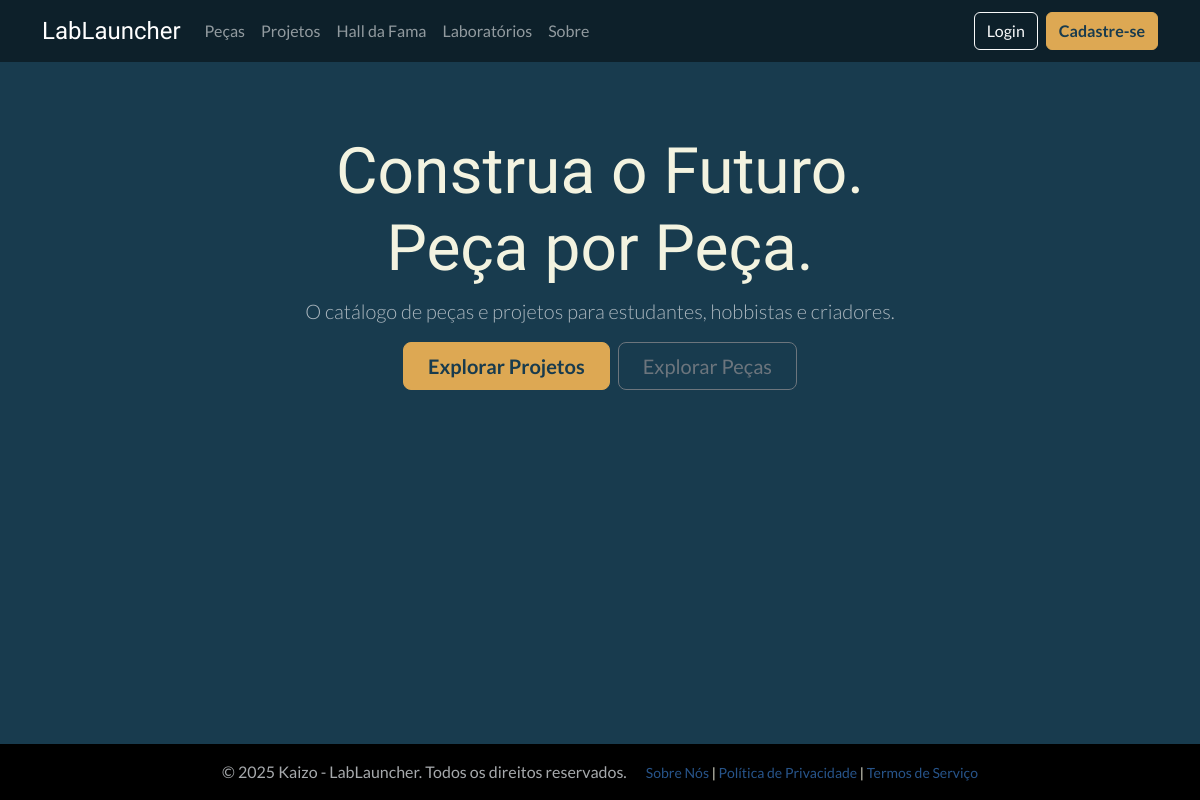
The app's page /, older data.
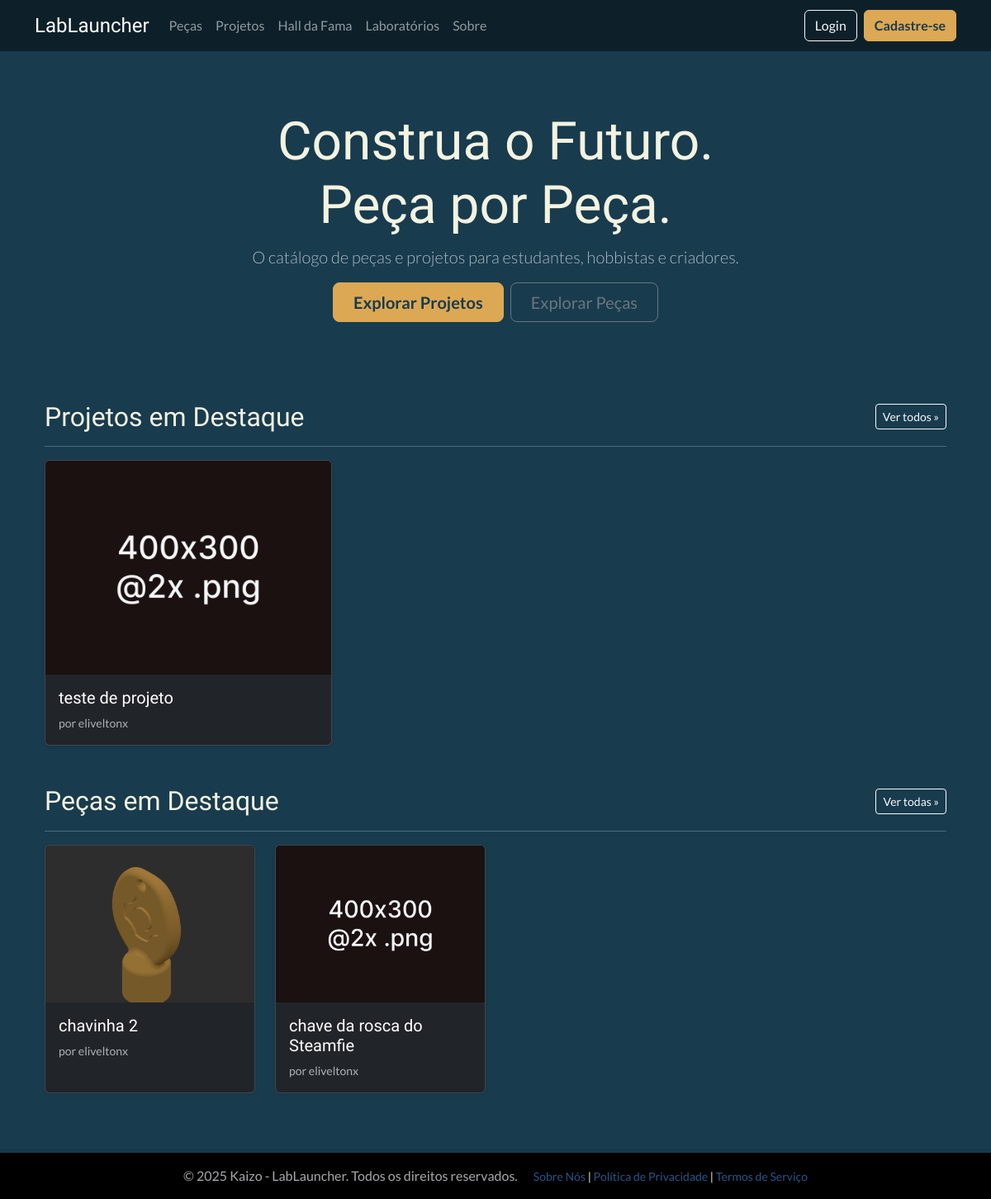
The same page, newer data.
### catalog/models.py (models this page shows, shortened)
class Project(models.Model):
    STATUS_CHOICES = (('in_review', 'Em Revisão'), ('approved', 'Aprovado'), ('rejected', 'Rejeitado'))
    thumbnail = models.ImageField(
        upload_to='part_thumbnails/', # Pasta dentro de 'media' onde as imagens serão salvas
        storage=storage_para_usar,
        verbose_name='Thumbnail',
        null=True, # O campo é opcional
        blank=True # O campo pode ser deixado em branco no formulário
    )
    is_hall_of_fame = models.BooleanField(default=False, verbose_name="Destaque (Hall da Fama)")
    title = models.CharField(max_length=255, verbose_name='Título do Projeto')
    description = RichTextUploadingField(verbose_name='Descrição Detalhada')
    author = models.ForeignKey(settings.AUTH_USER_MODEL, on_delete=models.SET_NULL, null=True, verbose_name='Autor')
    category = models.ForeignKey(ProjectCategory, on_delete=models.SET_NULL, null=True, verbose_name='Categoria do Projeto')
    parts_used = models.ManyToManyField(Part, blank=True, verbose_name='Peças Utilizadas')
    status = models.CharField(max_length=10, choices=STATUS_CHOICES, default='in_review', verbose_name='Status')
    created_at = models.DateTimeField(auto_now_add=True, verbose_name='Data de Criação')
    updated_at = models.DateTimeField(auto_now=True, verbose_name='Última Atualização')
    class Meta:
        verbose_name = 'Projeto'
        verbose_name_plural = 'Projetos'
        ordering = ['-created_at']
    def get_absolute_url(self):
        return reverse('catalog:project-detail', kwargs={'pk': self.pk})

class Part(models.Model):
    STATUS_CHOICES = (('in_review', 'Em Revisão'), ('approved', 'Aprovado'), ('rejected', 'Rejeitado'))
    thumbnail = models.ImageField(
        upload_to='part_thumbnails/', # Pasta dentro de 'media' onde as imagens serão salvas
        storage=storage_para_usar,
        verbose_name='Thumbnail',
        null=True, # O campo é opcional
        blank=True # O campo pode ser deixado em branco no formulário
    )
    is_hall_of_fame = models.BooleanField(default=False, verbose_name="Destaque (Hall da Fama)")
    name = models.CharField(max_length=200, verbose_name='Nome da Peça')
    description = models.TextField(verbose_name='Descrição')
    category = models.ForeignKey(PartCategory, on_delete=models.SET_NULL, null=True, verbose_name='Categoria da Peça')
    author = models.ForeignKey(settings.AUTH_USER_MODEL, on_delete=models.SET_NULL, null=True, verbose_name='Autor')
    stl_file = models.FileField(upload_to='parts_stl/', storage=storage_para_usar, verbose_name='Arquivo STL')
    camera_pos_x = models.FloatField(null=True, blank=True, verbose_name="Câmera Posição X")
    camera_pos_y = models.FloatField(null=True, blank=True, verbose_name="Câmera Posição Y")
    camera_pos_z = models.FloatField(null=True, blank=True, verbose_name="Câmera Posição Z")
    status = models.CharField(max_length=10, choices=STATUS_CHOICES, default='in_review', verbose_name='Status')
    created_at = models.DateTimeField(auto_now_add=True, verbose_name='Data de Criação')
    updated_at = models.DateTimeField(auto_now=True, verbose_name='Última Atualização')
    class Meta:
        verbose_name = 'Peça'
        verbose_name_plural = 'Peças'
        ordering = ['-created_at']
    def get_absolute_url(self):
        return reverse('catalog:part-detail', kwargs={'pk': self.pk})

### users/models.py (models this page shows, shortened)
class CustomUser(AbstractUser):
    profile_picture = models.ImageField(
        upload_to='profile_pics/',
        storage=storage_para_usar,
        null=True,
        blank=True,
        verbose_name='Foto do Perfil'
    )
    is_approved = models.BooleanField(
        default=False,
        verbose_name='Aprovado pela Curadoria',
        help_text='Indica se o usuário foi aprovado para acessar o conteúdo.'
    )
    groups = models.ManyToManyField(
        Group,
        verbose_name='groups',
        blank=True,
        help_text='The groups this user belongs to. A user will get all permissions granted to each of their groups.',
        related_name="customuser_set", # Nome único para o acesso reverso
        related_query_name="user",
    )
    user_permissions = models.ManyToManyField(
        Permission,
        verbose_name='user permissions',
        blank=True,
        help_text='Specific permissions for this user.',
        related_name="customuser_set", # Nome único para o acesso reverso
        related_query_name="user",
    )

### pages/views.py (the view)
# urls.py: path('', home_view, name='home'),
def home_view(request):
    featured_projects = Project.objects.filter(is_hall_of_fame=True, status='approved').order_by('-created_at')[:3]
    featured_parts = Part.objects.filter(is_hall_of_fame=True, status='approved').order_by('-created_at')[:4]
    context = {
        'featured_projects': featured_projects,
        'featured_parts': featured_parts,
    }
    return render(request, 'pages/home.html', context)

### pages/templates/pages/home.html (shortened to what this page needs)
{% extends "base.html" %}
{% load static %}
{% block content %}
<div class="container text-center py-5 mb-5">
    <h1 class="display-3">Construa o Futuro.<br>Peça por Peça.</h1>
    <p class="lead col-lg-8 mx-auto text-muted">
        O catálogo de peças e projetos para estudantes, hobbistas e criadores.
    </p>
    <div class="d-grid gap-2 d-sm-flex justify-content-sm-center">
        <a class="btn btn-accent btn-lg px-4 gap-3" href="{% url 'catalog:project-list' %}">Explorar Projetos</a>
        <a class="btn btn-outline-secondary btn-lg px-4" href="{% url 'catalog:part-list' %}">Explorar Peças</a>
    </div>
</div>
<div class="container mb-5">
    {% if featured_projects %}
        <div class="d-flex justify-content-between align-items-center mb-3">
            <h2 class="mb-0">Projetos em Destaque</h2>
            <a href="{% url 'catalog:project-list' %}" class="btn btn-sm btn-outline-light">Ver todos &raquo;</a>
        </div>
        <hr>
        <div class="row row-cols-1 row-cols-md-3 g-4 mb-5">
            {% for project in featured_projects %}
                <div class="col">
                    <div class="card h-100 text-bg-dark shadow-sm">
                        <a href="{{ project.get_absolute_url }}">
                            {% if project.thumbnail %}
                                <img src="{{ project.thumbnail.url }}" class="card-img-top" style="aspect-ratio: 4/3; object-fit: cover;" alt="{{ project.title }}">
                            {% else %}
                                <img src="{% static 'images/placeholder.png' %}" class="card-img-top" style="aspect-ratio: 4/3; object-fit: cover;" alt="Placeholder">
                            {% endif %}
                        </a>
                        <div class="card-body">
                            <h5 class="card-title">{{ project.title }}</h5>
                            <p class="card-text text-muted small">por {{ project.author.username }}</p>
                        </div>
                    </div>
                </div>
            {% endfor %}
        </div>
    {% endif %}
    {% if featured_parts %}
        <div class="d-flex justify-content-between align-items-center mb-3">
            <h2 class="mb-0">Peças em Destaque</h2>
            <a href="{% url 'catalog:part-list' %}" class="btn btn-sm btn-outline-light">Ver todas &raquo;</a>
        </div>
        <hr>
        <div class="row row-cols-1 row-cols-sm-2 row-cols-md-4 g-4 mb-5">
            {% for part in featured_parts %}
                 <div class="col">
                    <div class="card h-100 text-bg-dark shadow-sm">
                         <a href="{{ part.get_absolute_url }}">
                            {% if part.thumbnail %}
                                <img src="{{ part.thumbnail.url }}" class="card-img-top" style="aspect-ratio: 4/3; object-fit: cover;" alt="{{ part.name }}">
                            {% else %}
                                <img src="{% static 'images/placeholder.png' %}" class="card-img-top" style="aspect-ratio: 4/3; object-fit: cover;" alt="Placeholder">
                            {% endif %}
                        </a>
                        <div class="card-body">
                            <h5 class="card-title">{{ part.name }}</h5>
                            <p class="card-text text-muted small">por {{ part.author.username }}</p>
                        </div>
                    </div>
                </div>
            {% endfor %}
        </div>
    {% endif %}
</div>
{% endblock %}

Row changes from the older to the newer data that the page shows:
added Project: title "teste de projeto", author.username "eliveltonx"
added Part: thumbnail (picture), name "chavinha 2", author.username "eliveltonx"
added Part: name "chave da rosca do Steamfie", author.username "eliveltonx"
Text that changed along with them:
text now shown: "Projetos em Destaque Ver todos » Peças em Destaque Ver todas »"
